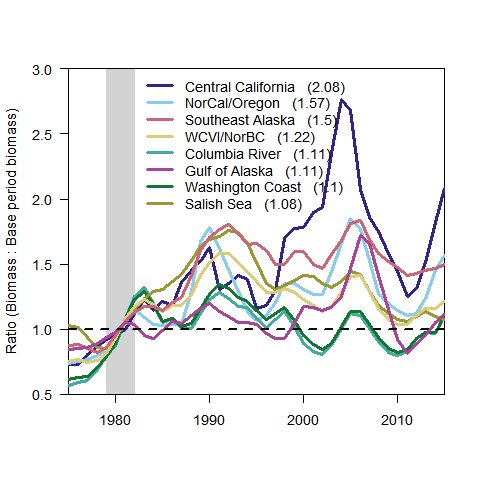

This figure's R source:
op <- par()

  png("results_plot_BasePeriodChinookAvailability.png",width = 480, height = 480, pointsize = 14)

myCol=c("#332288", "#88CCEE", "#44AA99", "#117733", "#999933", "#DDCC77", "#CC6677","#AA4499")
myCol = rep(myCol[1:8])

meanWt = apply(exp((log(0.000011 * CLA_hromta[,,,,6,] ^ 3.12) - 7.54)/0.94), c(5), mean)[3:6]

baseNbyAge = apply(S1_hjromyta[,,,,,10:13,6,3:6],c(2,6,7),sum)
baseBbyAge = baseNbyAge
NbyAge = (apply(S1_hjromyta[,,,,,,6,3:6],c(2,6,7),sum))
BbyAge = NbyAge

for(i in 1:4){
  baseBbyAge[,,i] = baseNbyAge[,,i] * meanWt[i]
  BbyAge[,,i] = NbyAge[,,i] * meanWt[i]  
}

ratio2015 = round(t(apply(BbyAge,c(1,2),sum)/rowMeans(apply(baseBbyAge,c(1,2),sum)))[46,1:8],2)
myLabels = paste(areaNamesLong,"   (", ratio2015, ")", sep="")

matplot(1970:2015, 
        t(apply(BbyAge,c(1,2),sum)/rowMeans(apply(baseBbyAge,c(1,2),sum)))[,1:8], 
        type="n", 
        lty=1, 
        lwd=3,
        ylab="Ratio (Biomass : Base period biomass)",
        xlab="",
        las=1,
        col=myCol,
        ylim=c(0.5,3.0),
        yaxs="i",
        xaxs="i",
        xlim=c(1975,2015))
rect(1979,0,1982,4.2, 
     col="lightgrey",
     border="lightgrey")
box()
matlines(1970:2015, 
        t(apply(BbyAge,c(1,2),sum)/rowMeans(apply(baseBbyAge,c(1,2),sum)))[,1:8], 
        lty=1, 
        lwd=3,
        col=myCol)
abline(h=1,lwd=2,lty=2)
legend(1982,3, 
       legend = myLabels[order(-1*ratio2015)][1:8],
       col=myCol[order(-1*ratio2015)][1:8],
       lty=1,
       lwd=3,
       bty="n")

  dev.off()
par(op)
